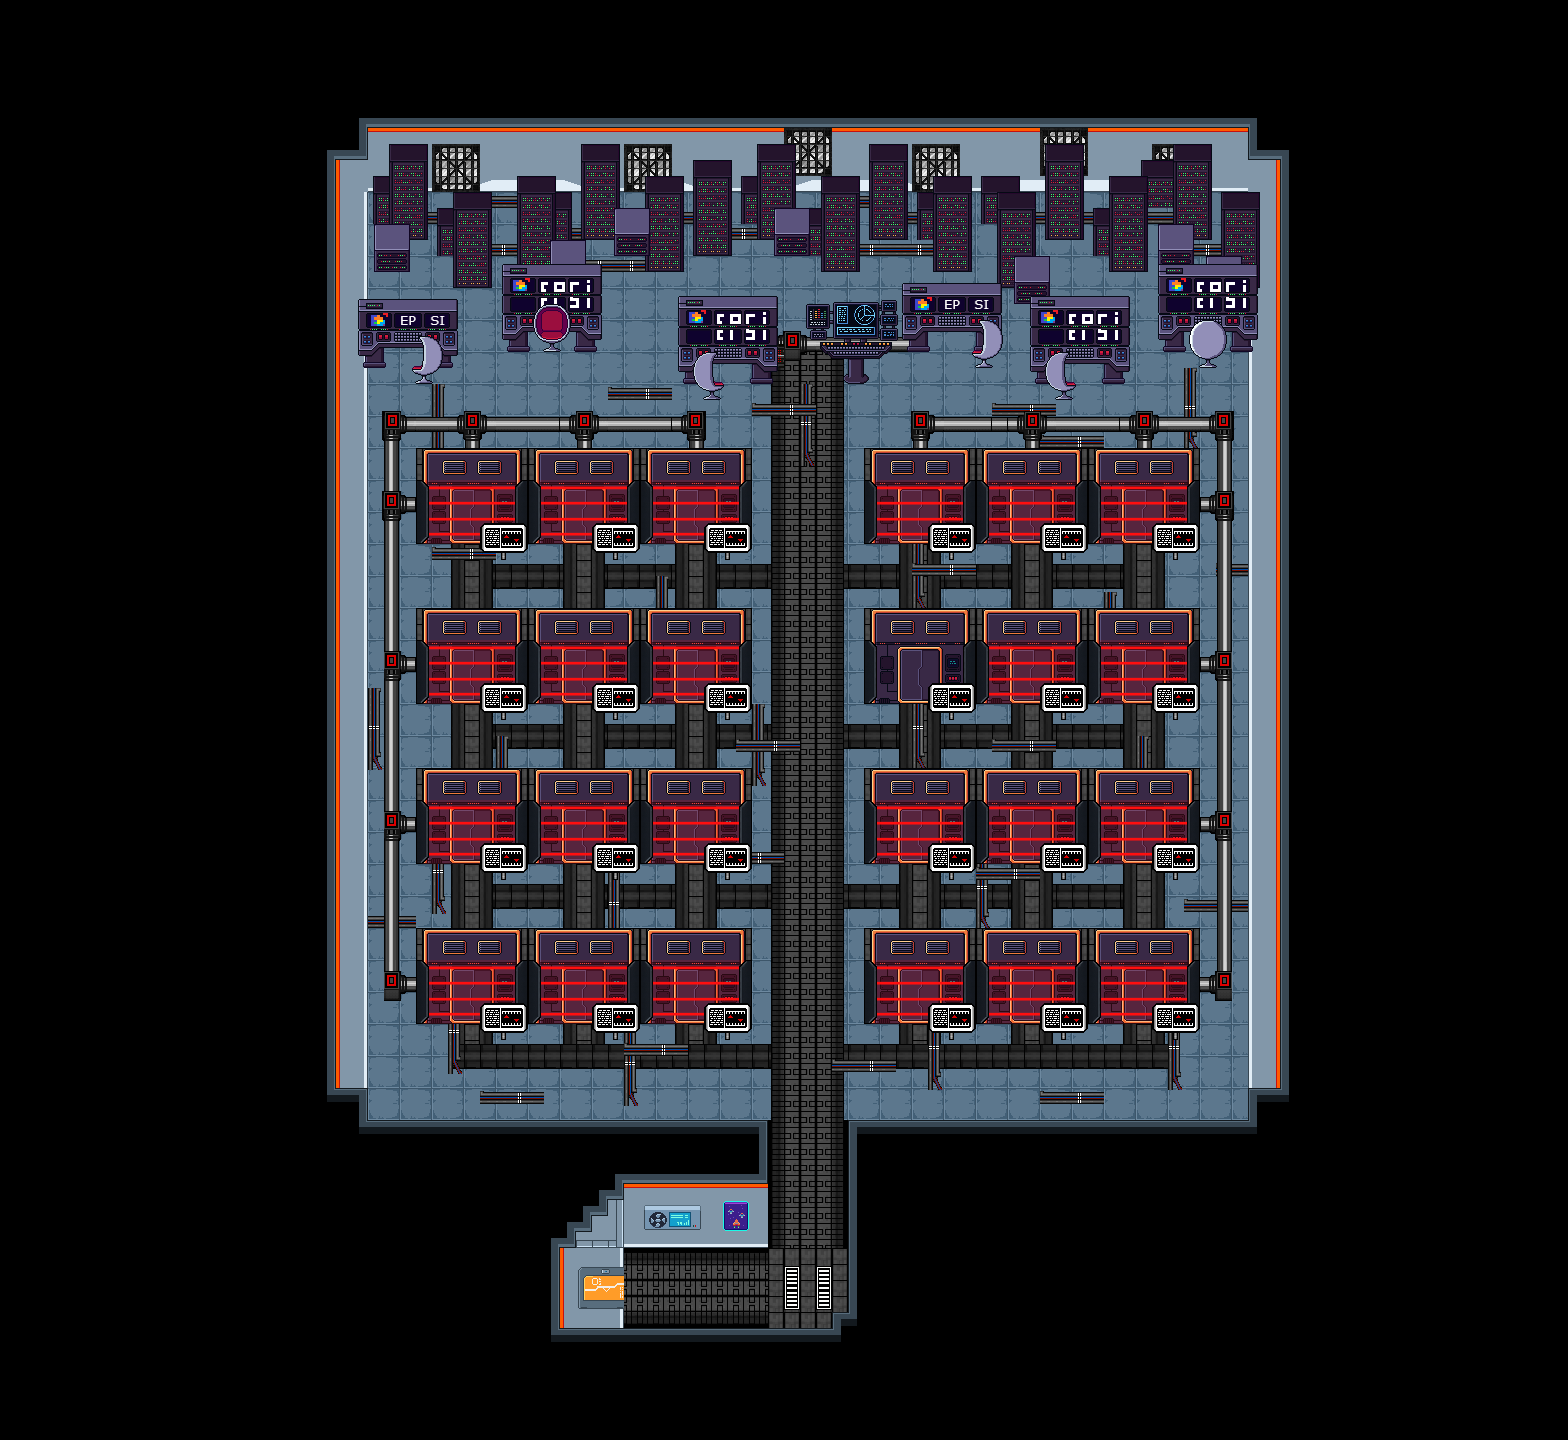

Rendered tile map (Tiled .tmx) drawn with the repository's tilesets; below, a short description and the map source with its tile grids summarised:
An orthogonal 98x90 tile map with 16x16 px tiles, 32 tile layers (Collisions, black_ground, ground, floor2, ...), 5 tilesets and 11 objects (SpawnEmmaServer, SpawnEmmaTeleporter, SpawnEmmaSalon, SpawnEmmaFirewall, Spawn, ...).

<map version="1.10" tiledversion="1.10.0" orientation="orthogonal" renderorder="right-down" width="98" height="90" tilewidth="16" tileheight="16" infinite="0" nextlayerid="38" nextobjectid="14">
 <tileset firstgid="1" source="../tsx/tuile_1.tsx" />
 <tileset firstgid="925" source="../tsx/tuile_3.tsx" />
 <tileset firstgid="3229" source="../tsx/tuile_2.tsx" />
 <tileset firstgid="5533" source="../tsx/server_room/pixel-cyberpunk-interioree.tsx" />
 <tileset firstgid="5764" source="../tsx/tuile_666.tsx" />
 <objectgroup id="37" name="Waypoints">
  <object id="10" name="SpawnEmmaServer" x="1234" y="1114.67">
   <point />
  </object>
  <object id="9" name="SpawnEmmaTeleporter" x="1229.33" y="1110.67">
   <point />
  </object>
  <object id="8" name="SpawnEmmaSalon" x="1225.33" y="1106">
   <point />
  </object>
  <object id="6" name="SpawnEmmaFirewall" x="731.333" y="1284.67">
   <point />
  </object>
  <object id="5" name="Spawn" x="644.667" y="1287.33">
   <point />
  </object>
  <object id="1" name="ExitFirewall" x="586.333" y="1274" width="52.6667" height="29" />
  <object id="2" name="EntranceFirewall" x="633" y="1288.67">
   <point />
  </object>
  <object id="3" name="EntranceServer" x="880" y="649" width="85" height="77" />
  <object id="4" name="ExitServer" x="920.5" y="723.833">
   <point />
  </object>
  <object id="12" name="AucuneInteraction" x="302" y="90.3333" width="48" height="35.3333" />
  <object id="13" name="SpawnCaporal" x="907.667" y="1199">
   <point />
  </object>
 </objectgroup>
 <layer id="36" name="Collisions" width="98" height="90" opacity="0">
  <data>[8820 cells, 6812 non-empty, 1 distinct tile ids]</data>
 </layer>
 <layer id="9" name="black_ground" width="98" height="90">
  <data>[8820 cells, 8820 non-empty, 1 distinct tile ids]</data>
 </layer>
 <layer id="10" name="ground" width="98" height="90">
  <data>[8820 cells, 3642 non-empty, 4 distinct tile ids]</data>
 </layer>
 <layer id="29" name="floor2" width="98" height="90">
  <data>[8820 cells, 63 non-empty, 2 distinct tile ids]</data>
 </layer>
 <layer id="32" name="floor5" width="98" height="90">
  <data>[8820 cells, 88 non-empty, 2 distinct tile ids]</data>
 </layer>
 <layer id="31" name="floor4" width="98" height="90">
  <data>[8820 cells, 240 non-empty, 2 distinct tile ids]</data>
 </layer>
 <layer id="30" name="floor3" width="98" height="90">
  <data>[8820 cells, 216 non-empty, 2 distinct tile ids]</data>
 </layer>
 <layer id="28" name="floor" width="98" height="90">
  <data>[8820 cells, 350 non-empty, 8 distinct tile ids]</data>
 </layer>
 <layer id="11" name="wire_ground" width="98" height="90">
  <data>[8820 cells, 131 non-empty, 7 distinct tile ids]</data>
 </layer>
 <layer id="12" name="cross_wire_ground" width="98" height="90">
  <data>[8820 cells, 48 non-empty, 6 distinct tile ids]</data>
 </layer>
 <layer id="16" name="wall" width="98" height="90">
  <data>[8820 cells, 514 non-empty, 13 distinct tile ids]</data>
 </layer>
 <layer id="35" name="pillar_wall2" width="98" height="90">
  <data>[8820 cells, 4 non-empty, 2 distinct tile ids]</data>
 </layer>
 <layer id="34" name="pillar_wall" width="98" height="90">
  <data>[8820 cells, 4 non-empty, 4 distinct tile ids]</data>
 </layer>
 <layer id="2" name="Calque de Tuiles 2" width="98" height="90">
  <data>[8820 cells, 16 non-empty, 13 distinct tile ids]</data>
 </layer>
 <layer id="27" name="back_wall_fans" width="98" height="90">
  <data>[8820 cells, 54 non-empty, 1 distinct tile ids]</data>
 </layer>
 <layer id="33" name="corridor_door" width="98" height="90">
  <data>[8820 cells, 9 non-empty, 9 distinct tile ids]</data>
 </layer>
 <layer id="26" name="wall_fans" width="98" height="90">
  <data>[8820 cells, 54 non-empty, 9 distinct tile ids]</data>
 </layer>
 <layer id="4" name="wall port" width="98" height="90">
  <data>[8820 cells, 1008 non-empty, 1 distinct tile ids]</data>
 </layer>
 <layer id="5" name="wall delimitation " width="98" height="90">
  <data>[8820 cells, 352 non-empty, 45 distinct tile ids]</data>
 </layer>
 <layer id="3" name="port" width="98" height="90">
  <data>[8820 cells, 1008 non-empty, 42 distinct tile ids]</data>
 </layer>
 <layer id="24" name="open_gate" width="98" height="90">
  <data>[8820 cells, 192 non-empty, 6 distinct tile ids]</data>
 </layer>
 <layer id="25" name="close_gate" width="98" height="90">
  <data>[8820 cells, 652 non-empty, 15 distinct tile ids]</data>
 </layer>
 <layer id="6" name="computer_gate" width="98" height="90">
  <data>[8820 cells, 216 non-empty, 9 distinct tile ids]</data>
 </layer>
 <layer id="7" name="wire_gate" width="98" height="90">
  <data>[8820 cells, 198 non-empty, 51 distinct tile ids]</data>
 </layer>
 <layer id="19" name="data_center_wire" width="98" height="90">
  <data>[8820 cells, 76 non-empty, 14 distinct tile ids]</data>
 </layer>
 <layer id="22" name="wire1" width="98" height="90">
  <data>[8820 cells, 46 non-empty, 46 distinct tile ids]</data>
 </layer>
 <layer id="17" name="data_center2" width="98" height="90">
  <data>[8820 cells, 81 non-empty, 9 distinct tile ids]</data>
 </layer>
 <layer id="15" name="data_center" width="98" height="90">
  <data>[8820 cells, 270 non-empty, 18 distinct tile ids]</data>
 </layer>
 <layer id="18" name="data_center3" width="98" height="90">
  <data>[8820 cells, 84 non-empty, 12 distinct tile ids]</data>
 </layer>
 <layer id="20" name="computer_data_center" width="98" height="90">
  <data>[8820 cells, 238 non-empty, 77 distinct tile ids]</data>
 </layer>
 <layer id="21" name="core_computer" width="98" height="90">
  <data>[8820 cells, 2 non-empty, 1 distinct tile ids]</data>
 </layer>
 <layer id="23" name="computer_chair" width="98" height="90">
  <data>[8820 cells, 54 non-empty, 36 distinct tile ids]</data>
 </layer>
</map>
